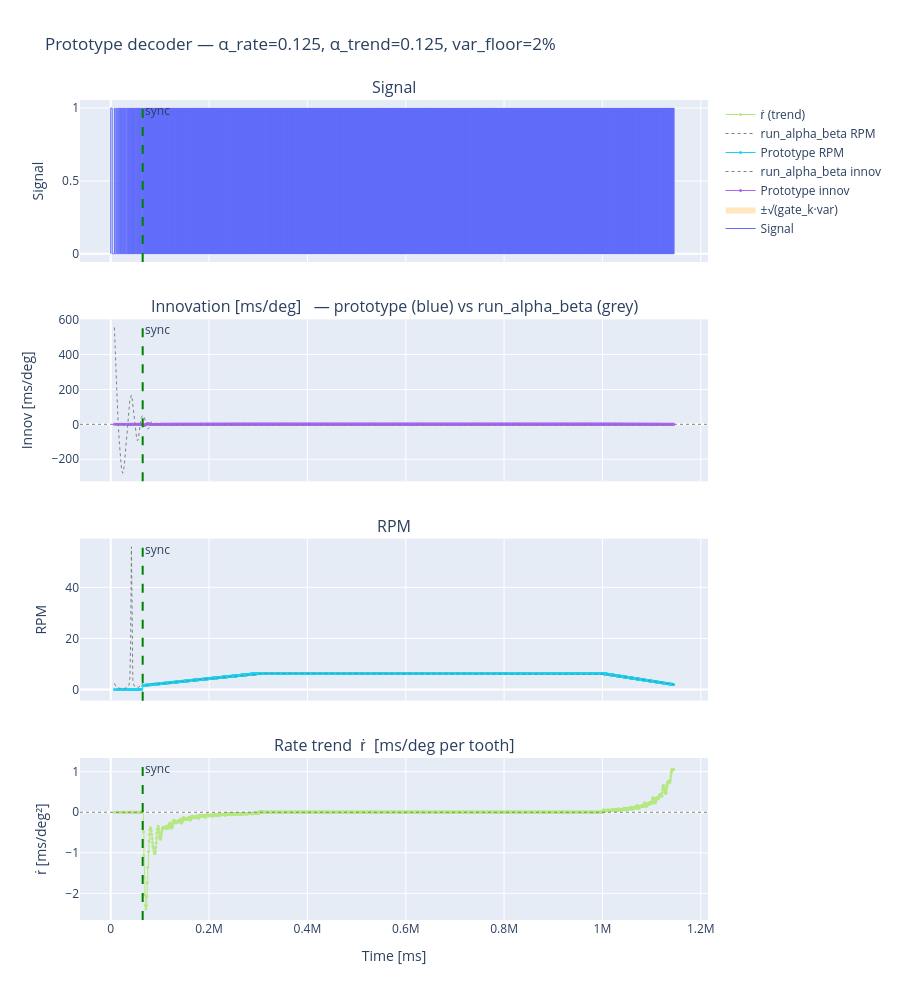

The notebook cell this image was saved under:
### Code cell
# ── Run prototype decoder and plot ────────────────────────────────────────────

PROTO_ALPHA_RATE    = 0.125
PROTO_ALPHA_TREND   = 0.125
PROTO_ALPHA_VAR     = 0.0625
PROTO_GATE_K        = 9
PROTO_VAR_FLOOR_FRAC = 0.02   # gate never narrows below 2% of r̂  (≈ wheel tolerance floor)

decoder = make_decoder_6g75(
    WHEEL_6G75,
    alpha_rate     = PROTO_ALPHA_RATE,
    alpha_trend    = PROTO_ALPHA_TREND,
    alpha_var      = PROTO_ALPHA_VAR,
    gate_k         = PROTO_GATE_K,
    var_floor_frac = PROTO_VAR_FLOOR_FRAC,
)

# Stream: one inter-edge interval at a time, no bulk numpy operations
times_arr = rising_times_ms.values
log = []
for k in range(1, len(times_arr)):
    dt    = times_arr[k] - times_arr[k - 1]   # one scalar subtract — mirrors MCU
    entry = decoder(dt)
    entry['t'] = times_arr[k]
    log.append(entry)

# ── Collect output into plain lists for plotting ───────────────────────────────
t_out        = [e['t']         for e in log]
rpm_out      = [e['rpm']       for e in log]
innov_out    = [e['innov']     for e in log]
tdot_out     = [e['t_dot']     for e in log]
synced_out   = [e['synced']    for e in log]
glitch_out   = [e['is_glitch'] for e in log]
sync_var_out = [e['sync_var']  for e in log]

import math
gate_thresh = [math.sqrt(PROTO_GATE_K * sv) for sv in sync_var_out]

# First sync-point time
sync_t = next((e['t'] for e in log if e['is_sync']), None)
print(f"Sync detected at t = {sync_t:.3f} ms" if sync_t else "No sync detected")
print(f"Edges after sync: {sum(synced_out)}")
print(f"Glitches flagged: {sum(glitch_out)}")

# ── Reference: run_alpha_beta with matching gains (no soft gate) ───────────────
ref = run_alpha_beta(
    rising_times_ms,
    wheel        = WHEEL_6G75,
    tooth_offset = best_offset,
    alpha        = PROTO_ALPHA_RATE,
    beta         = PROTO_ALPHA_TREND,
    soft_gate_frac = 0.0,   # disable soft gate so comparison is apples-to-apples
)

# ── Plot ───────────────────────────────────────────────────────────────────────
fig_proto = make_subplots(
    rows=4, cols=1, shared_xaxes=True, vertical_spacing=0.07,
    subplot_titles=(
        "Signal",
        "Innovation [ms/deg]   — prototype (blue) vs run_alpha_beta (grey)",
        "RPM",
        "Rate trend  ṙ  [ms/deg per tooth]",
    )
)

# Row 1: signal
fig_proto.add_trace(
    go.Scatter(x=time_ms, y=signal, mode='lines',
               line=dict(width=1, shape='hv'), name='Signal'),
    row=1, col=1
)

# Row 2: innovations
# Gate threshold band: ±sqrt(gate_k * sync_var) as a filled interval
fig_proto.add_trace(
    go.Scatter(x=t_out, y=gate_thresh, mode='lines',
               line=dict(width=0), showlegend=False, hoverinfo='skip'),
    row=2, col=1
)
fig_proto.add_trace(
    go.Scatter(x=t_out, y=[-v for v in gate_thresh], mode='lines',
               line=dict(width=0), fill='tonexty',
               fillcolor='rgba(255,165,0,0.25)',
               name='±√(gate_k·var)'),
    row=2, col=1
)

fig_proto.add_trace(
    go.Scatter(x=t_out, y=innov_out, mode='lines+markers',
               marker=dict(size=3), line=dict(width=1, shape='hv'),
               name='Prototype innov'),
    row=2, col=1
)
fig_proto.add_trace(
    go.Scatter(x=ref['edge_times'], y=ref['innov'], mode='lines',
               line=dict(width=1, color='grey', dash='dot'),
               name='run_alpha_beta innov'),
    row=2, col=1
)
fig_proto.add_hline(y=0, line=dict(color='gray', width=1, dash='dot'), row=2, col=1)

# Glitches
glitch_t   = [t_out[i] for i, g in enumerate(glitch_out) if g]
glitch_inn = [innov_out[i] for i, g in enumerate(glitch_out) if g]
if glitch_t:
    fig_proto.add_trace(
        go.Scatter(x=glitch_t, y=glitch_inn, mode='markers',
                   marker=dict(color='red', size=8, symbol='x'), name='Glitch'),
        row=2, col=1
    )

# Row 3: RPM
fig_proto.add_trace(
    go.Scatter(x=t_out, y=rpm_out, mode='lines+markers',
               marker=dict(size=3), line=dict(width=1, shape='hv'),
               name='Prototype RPM'),
    row=3, col=1
)
fig_proto.add_trace(
    go.Scatter(x=ref['edge_times'], y=ref['rpm'], mode='lines',
               line=dict(width=1, color='grey', dash='dot'),
               name='run_alpha_beta RPM'),
    row=3, col=1
)

# Row 4: trend
fig_proto.add_trace(
    go.Scatter(x=t_out, y=tdot_out, mode='lines+markers',
               marker=dict(size=3), line=dict(width=1, shape='hv'),
               name='ṙ (trend)'),
    row=4, col=1
)
fig_proto.add_hline(y=0, line=dict(color='gray', width=1, dash='dot'), row=4, col=1)

# Sync detection marker
if sync_t is not None:
    fig_proto.add_vline(x=sync_t, line=dict(color='green', width=2, dash='dash'),
                        annotation_text='sync', row='all', col='all')

fig_proto.update_yaxes(title_text="Signal",        row=1, col=1)
fig_proto.update_yaxes(title_text="Innov [ms/deg]", row=2, col=1)
fig_proto.update_yaxes(title_text="RPM",           row=3, col=1)
fig_proto.update_yaxes(title_text="ṙ [ms/deg²]",  row=4, col=1)
fig_proto.update_xaxes(title_text="Time [ms]",     row=4, col=1)
fig_proto.update_layout(
    title=f"Prototype decoder — α_rate={PROTO_ALPHA_RATE}, α_trend={PROTO_ALPHA_TREND}, var_floor={PROTO_VAR_FLOOR_FRAC*100:.0f}%",
    height=1000, hovermode='x unified'
)
fig_proto.show()

### Figure 1 — Plotly figure (JSON) as saved in the notebook; plotly's stock layout.template omitted (floating-point values rounded to 4 significant figures; data arrays with more than 128 entries replaced by an {"elided": "..."} marker saying what was removed)
{"data": [{"line": {"shape": "hv", "width": 1}, "mode": "lines", "name": "Signal", "type": "scatter", "x": {"elided": "9600 float values"}, "xaxis": "x", "y": {"elided": "9600 float values"}, "yaxis": "y"}, {"hoverinfo": "skip", "line": {"width": 0}, "mode": "lines", "showlegend": false, "type": "scatter", "x": {"elided": "3199 float values"}, "xaxis": "x2", "y": {"elided": "3199 float values"}, "yaxis": "y2"}, {"fill": "tonexty", "fillcolor": "rgba(255,165,0,0.25)", "line": {"width": 0}, "mode": "lines", "name": "±√(gate_k·var)", "type": "scatter", "x": {"elided": "3199 float values"}, "xaxis": "x2", "y": {"elided": "3199 float values"}, "yaxis": "y2"}, {"line": {"shape": "hv", "width": 1}, "marker": {"size": 3}, "mode": "lines+markers", "name": "Prototype innov", "type": "scatter", "x": {"elided": "3199 float values"}, "xaxis": "x2", "y": {"elided": "3199 float values"}, "yaxis": "y2"}, {"line": {"color": "grey", "dash": "dot", "width": 1}, "mode": "lines", "name": "run_alpha_beta innov", "type": "scatter", "x": {"elided": "3199 float values"}, "xaxis": "x2", "y": {"elided": "3199 float values"}, "yaxis": "y2"}, {"line": {"shape": "hv", "width": 1}, "marker": {"size": 3}, "mode": "lines+markers", "name": "Prototype RPM", "type": "scatter", "x": {"elided": "3199 float values"}, "xaxis": "x3", "y": {"elided": "3199 float values"}, "yaxis": "y3"}, {"line": {"color": "grey", "dash": "dot", "width": 1}, "mode": "lines", "name": "run_alpha_beta RPM", "type": "scatter", "x": {"elided": "3199 float values"}, "xaxis": "x3", "y": {"elided": "3199 float values"}, "yaxis": "y3"}, {"line": {"shape": "hv", "width": 1}, "marker": {"size": 3}, "mode": "lines+markers", "name": "ṙ (trend)", "type": "scatter", "x": {"elided": "3199 float values"}, "xaxis": "x4", "y": {"elided": "3199 float values"}, "yaxis": "y4"}], "layout": {"annotations": [{"font": {"size": 16}, "showarrow": false, "text": "Signal", "x": 0.5, "xanchor": "center", "xref": "paper", "y": 1, "yanchor": "bottom", "yref": "paper"}, {"font": {"size": 16}, "showarrow": false, "text": "Innovation [ms/deg]   — prototype (blue) vs run_alpha_beta (grey)", "x": 0.5, "xanchor": "center", "xref": "paper", "y": 0.7325, "yanchor": "bottom", "yref": "paper"}, {"font": {"size": 16}, "showarrow": false, "text": "RPM", "x": 0.5, "xanchor": "center", "xref": "paper", "y": 0.465, "yanchor": "bottom", "yref": "paper"}, {"font": {"size": 16}, "showarrow": false, "text": "Rate trend  ṙ  [ms/deg per tooth]", "x": 0.5, "xanchor": "center", "xref": "paper", "y": 0.1975, "yanchor": "bottom", "yref": "paper"}, {"showarrow": false, "text": "sync", "x": 65020.0, "xanchor": "left", "xref": "x", "y": 1, "yanchor": "top", "yref": "y domain"}, {"showarrow": false, "text": "sync", "x": 65020.0, "xanchor": "left", "xref": "x2", "y": 1, "yanchor": "top", "yref": "y2 domain"}, {"showarrow": false, "text": "sync", "x": 65020.0, "xanchor": "left", "xref": "x3", "y": 1, "yanchor": "top", "yref": "y3 domain"}, {"showarrow": false, "text": "sync", "x": 65020.0, "xanchor": "left", "xref": "x4", "y": 1, "yanchor": "top", "yref": "y4 domain"}], "height": 1000, "hovermode": "x unified", "shapes": [{"line": {"color": "gray", "dash": "dot", "width": 1}, "type": "line", "x0": 0, "x1": 1, "xref": "x2 domain", "y0": 0, "y1": 0, "yref": "y2"}, {"line": {"color": "gray", "dash": "dot", "width": 1}, "type": "line", "x0": 0, "x1": 1, "xref": "x4 domain", "y0": 0, "y1": 0, "yref": "y4"}, {"line": {"color": "green", "dash": "dash", "width": 2}, "type": "line", "x0": 65020.0, "x1": 65020.0, "xref": "x", "y0": 0, "y1": 1, "yref": "y domain"}, {"line": {"color": "green", "dash": "dash", "width": 2}, "type": "line", "x0": 65020.0, "x1": 65020.0, "xref": "x2", "y0": 0, "y1": 1, "yref": "y2 domain"}, {"line": {"color": "green", "dash": "dash", "width": 2}, "type": "line", "x0": 65020.0, "x1": 65020.0, "xref": "x3", "y0": 0, "y1": 1, "yref": "y3 domain"}, {"line": {"color": "green", "dash": "dash", "width": 2}, "type": "line", "x0": 65020.0, "x1": 65020.0, "xref": "x4", "y0": 0, "y1": 1, "yref": "y4 domain"}], "title": {"text": "Prototype decoder — α_rate=0.125, α_trend=0.125, var_floor=2%"}, "xaxis": {"anchor": "y", "domain": [0, 1], "matches": "x4", "showticklabels": false}, "xaxis2": {"anchor": "y2", "domain": [0, 1], "matches": "x4", "showticklabels": false}, "xaxis3": {"anchor": "y3", "domain": [0, 1], "matches": "x4", "showticklabels": false}, "xaxis4": {"anchor": "y4", "domain": [0, 1], "title": {"text": "Time [ms]"}}, "yaxis": {"anchor": "x", "domain": [0.8025, 1], "title": {"text": "Signal"}}, "yaxis2": {"anchor": "x2", "domain": [0.535, 0.7325], "title": {"text": "Innov [ms/deg]"}}, "yaxis3": {"anchor": "x3", "domain": [0.2675, 0.465], "title": {"text": "RPM"}}, "yaxis4": {"anchor": "x4", "domain": [0, 0.1975], "title": {"text": "ṙ [ms/deg²]"}}}}
